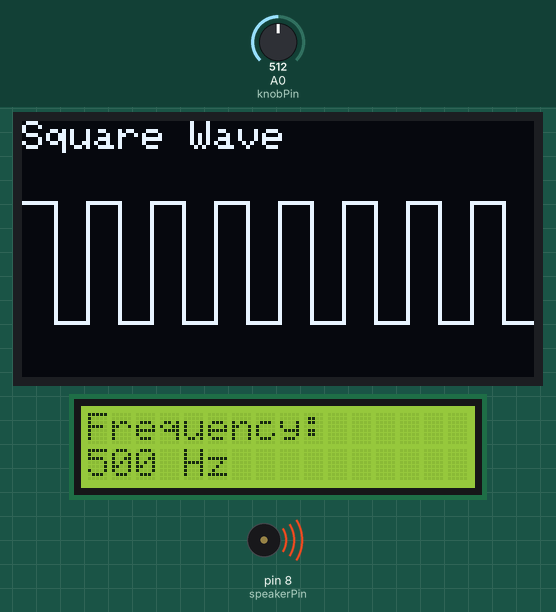
Recording of a sketch running on a simulated Arduino Uno, built with avr-gcc and run on an emulated ATmega328P. Shown: 128×64 one-colour display, 16×2 character LCD, buzzer (waves = sounding). Inputs (shaded band) come from the test bench; at power-on: A0 (knobPin) = 512. What the sketch prints to the serial monitor is not drawn.

Above: at 1.3 s.
1.4 s: A0 (knobPin) set to 900
At 2.2 s:
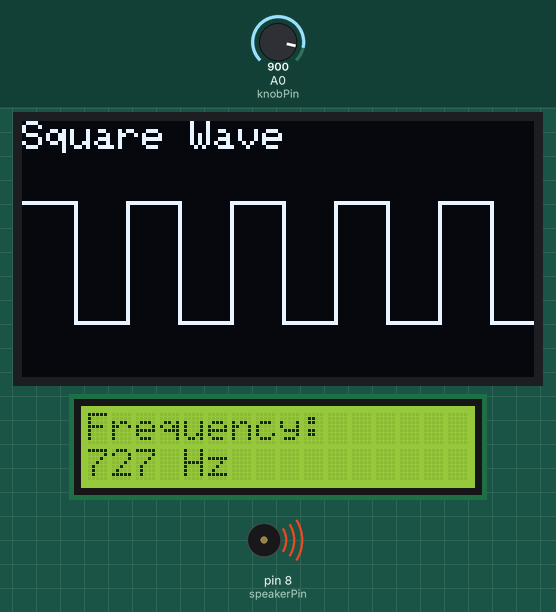
4.4 s: A0 (knobPin) set to 1023
At 5.5 s:
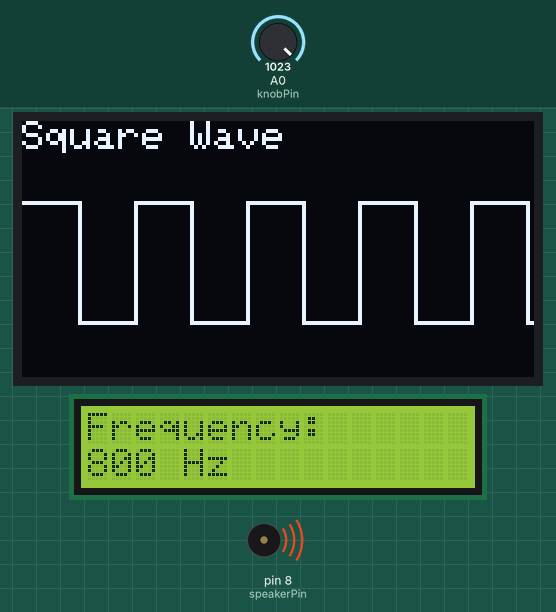
7.4 s: A0 (knobPin) set to 0
At 7.8 s:
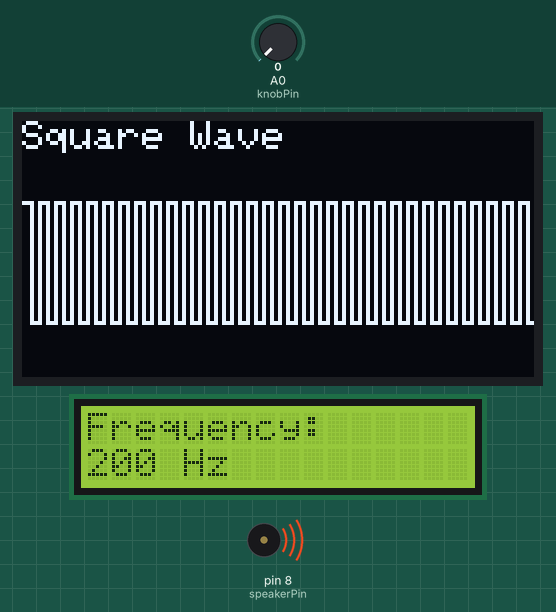
10.4 s: A0 (knobPin) set to 900
At 11.6 s:
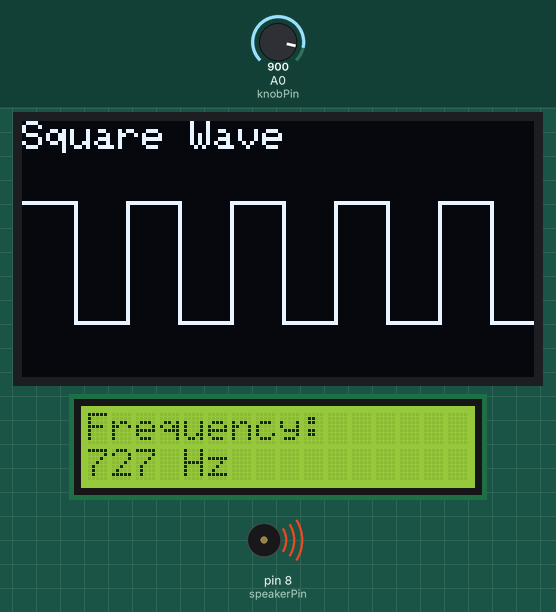
16.4 s: A0 (knobPin) set to 1023
At 16.9 s:
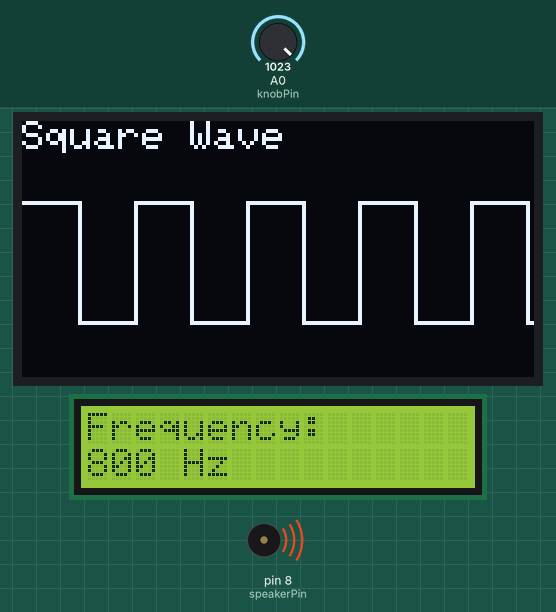
19.4 s: A0 (knobPin) set to 0
At 20.5 s:
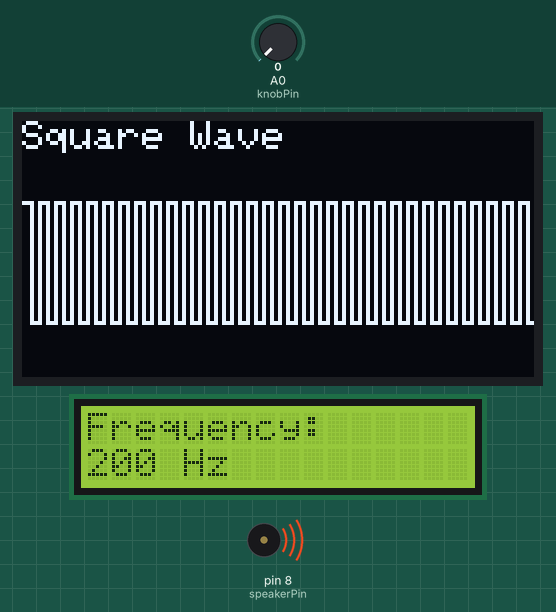
Timing chart, 0 to 22.4 s (numbered marks = the images above; inputs shaded):
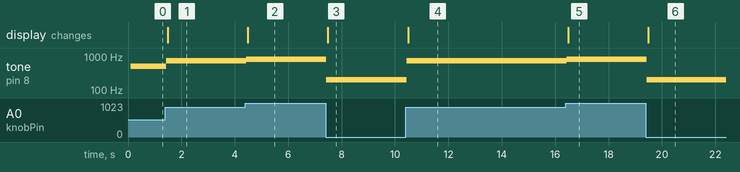

The sketch:

ToneOLEDLCD.ino
```cpp
#include <Wire.h>
#include <Adafruit_GFX.h>
#include <Adafruit_SSD1306.h>
#include <LiquidCrystal_I2C.h>

#define SCREEN_WIDTH 128
#define SCREEN_HEIGHT 64

Adafruit_SSD1306 display(SCREEN_WIDTH, SCREEN_HEIGHT, &Wire, -1);

LiquidCrystal_I2C lcd(0x20, 16, 2);

const int knobPin = A0;
const int speakerPin = 8;

int frequency = 0;

void setup() {
  Serial.begin(9600);

  pinMode(speakerPin, OUTPUT);

  display.begin(SSD1306_SWITCHCAPVCC, 0x3C);
  display.clearDisplay();

  lcd.init();
  lcd.backlight();

  lcd.setCursor(0, 0);
  lcd.print("Frequency:");
}

void loop() {

  int knobValue = analogRead(knobPin);
  Serial.println(knobValue);

  frequency = map(knobValue, 0, 1023, 200, 800);

  tone(speakerPin, frequency);

  lcd.setCursor(0, 1);
  lcd.print("                ");
  lcd.setCursor(0, 1);
  lcd.print(frequency);
  lcd.print(" Hz");

  display.clearDisplay();

  display.setTextSize(1);
  display.setTextColor(SSD1306_WHITE);
  display.setCursor(0, 0);
  display.print("Square Wave");

  int yHigh = 20;
  int yLow = 50;

  int waveWidth = map(frequency, 100, 2000, 0, 40);

  for (int x = 0; x < SCREEN_WIDTH; x += waveWidth * 2) {

    display.drawLine(x, yHigh, x + waveWidth, yHigh, SSD1306_WHITE);

    display.drawLine(x + waveWidth, yHigh,
                     x + waveWidth, yLow, SSD1306_WHITE);

    display.drawLine(x + waveWidth, yLow,
                     x + waveWidth * 2, yLow, SSD1306_WHITE);

    display.drawLine(x + waveWidth * 2, yLow,
                     x + waveWidth * 2, yHigh, SSD1306_WHITE);
  }

  display.display();
}
```

Measured:
- after the input at 1.4 s, tone on pin 8 (speakerPin): 500 Hz → 727 Hz at once; the display: changes after 0.09 s (image 1)
- after the input at 4.4 s, tone on pin 8 (speakerPin): 727 Hz → 800 Hz at once; the display: changes after 0.09 s (image 2)
- after the input at 7.4 s, tone on pin 8 (speakerPin): 800 Hz → 200 Hz at once; the display: changes after 0.09 s (image 3)
- after the input at 10.4 s, tone on pin 8 (speakerPin): 200 Hz → 727 Hz at once; the display: changes after 0.09 s (image 4)
- after the input at 16.4 s, tone on pin 8 (speakerPin): 727 Hz → 800 Hz at once; the display: changes after 0.08 s (image 5)
- after the input at 19.4 s, tone on pin 8 (speakerPin): 800 Hz → 200 Hz at once; the display: changes after 0.09 s (image 6)
